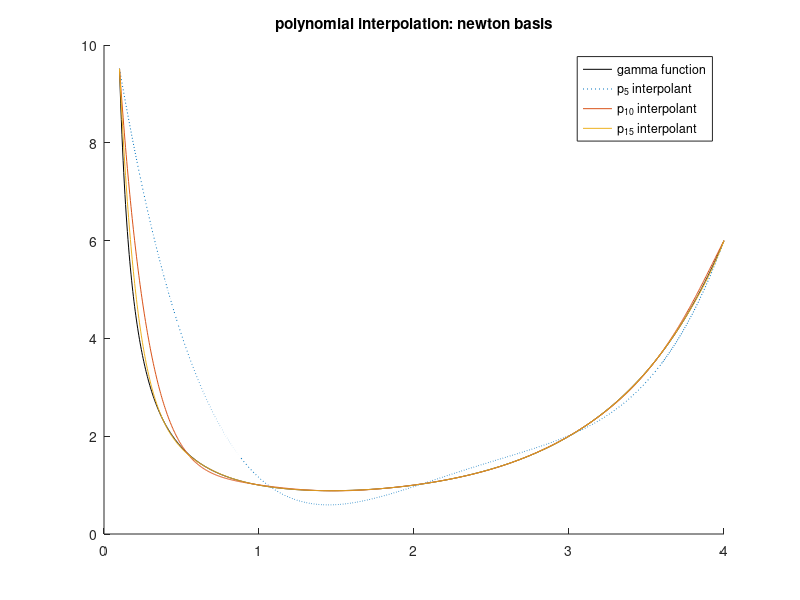
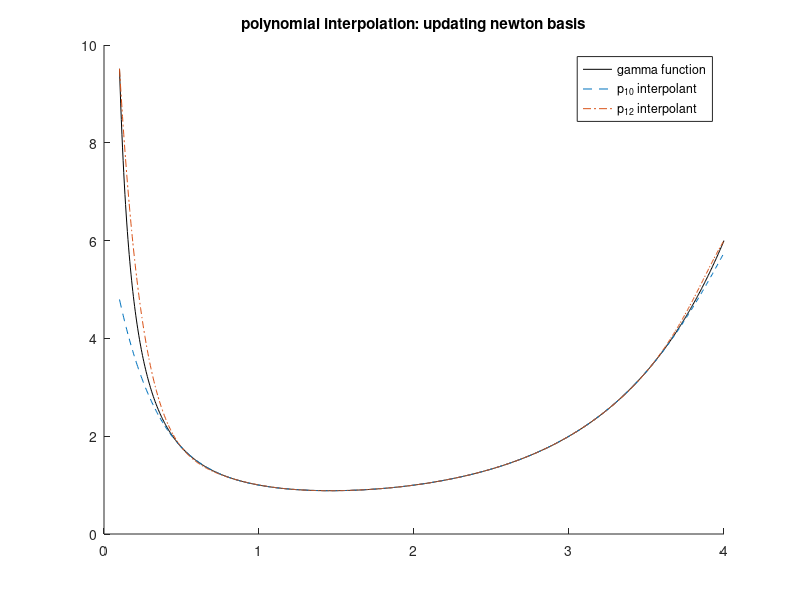

Recreate these plots in MATLAB, in order. (Note: this script raises an error after producing the figures.)
function hw3
close all
% problem 1: newton polynomial interpolation

% % test cases

% f = @(x) abs(x);
% % f = @(x) cos(x);
% xn = linspace(-5,5,10);
% [p] = newtonpoly(xn',f(xn)');
% xp = linspace(-5, 5, 200);
% xpp = linspace(-5, 6, 200);
% % plot(xp, f(xp), xp, polyval(p,xp))
% pnew = newtoncont(p,xn,6,f(6));
% plot(xp,f(xp),xp,hornersmethod(p,xp),xpp,hornersmethod(pnew,xpp))


figure(1)
xp = linspace(.1, 4, 1000);     % plotting points
hold on
plot(xp, gamma(xp),'k')
n = [5 10 15];                  % number of interpolation points
shape = [":"; "--"; "-."];
for i = 1:3
    x = linspace(.1, 4, n(i))';
    p = newtonpoly(x,gamma(x));
    plot(xp, hornersmethod(p, xp),shape(i))
end
title("polynomial interpolation: newton basis")
legend("\gamma function","p_5 interpolant","p_{10} interpolant","p_{15} interpolant")
hold off


figure(2)
hold on
plot(xp, gamma(xp),'k')
x = linspace(.5, 3.5, 10)';     % original set of interpolation pts
p = newtonpoly(x,gamma(x));
plot(xp, hornersmethod(p, xp),'--')     % plot first newton poly
pnew = newtoncont(p,x,.1,gamma(.1));    % adds (.1,gamma(.1))
x = [x; .1];
pnew = newtoncont(pnew,x,4,gamma(4));   % adds (4,gamma(4))
plot(xp, hornersmethod(pnew, xp),'-.')  % plots updated newton poly
title("polynomial interpolation: updating newton basis")
legend("\gamma function","p_{10} interpolant","p_{12} interpolant")
hold off


% problem 3: piecewise cubic Hermite polynomials
% computes f, f', f''
syms x
f = 1/(1+x^2); df = diff(f); ddf = diff(df);
f = matlabFunction(f); 
df = matlabFunction(df);
ddf = matlabFunction(ddf);
F = {f, df, ddf};           % collects f, f', f''

xp = linspace(-4, 4, 1000); % plotting points
N = [3 4 8];                % number of intervals
C = [0.4 1.0 0.4;           % plotting colors
     1.0 0.4 0.4;
     0.4 0.4 1.0];
T = ["piecewise interpolation of f=1/(1+x^2)";
     "first derivative of piecewise interpolant";
     "second derivative of piecewise interpolant"];
L = ["3 intervals", "5 intervals", "8 intervals"]; % titles
L = [L; L; L];
L(:,4) = ["f","f_{x}","f_{xx}"]'; % legend



for i = 1:3                 % for each number of intervals
    Fp = [];
    for j = 1:N(i)          % for each interval
        a=(j-1)*8/N(i) - 4; b=j*8/N(i) - 4;     % endpoints
        p = hermite(f,df,a,b);
        dp = polyder(p);
        ddp = polyder(dp);
        x = linspace(a, b, 8000/N(i));      % plotting domain
        A = [x; hornersmethod(p, x); hornersmethod(dp, x); hornersmethod(ddp, x)];
        Fp = [Fp A];                        % plotting points
    end
    for k = 1:3             % for each derivative of p
        figure(2+k)
        hold on
        plot(Fp(1,:),Fp(k+1,:),'color',C(i,:)) 
        hold off
    end
end
for i = 1:3                 % plot f,f',f''
    figure(2+i)
    g = cell2mat(F(i));
    hold on
    plot(xp, g(xp),'k')
    hold off
    title(T(i))
    legend(L(i,:))
end

% computes max error for each N
y = [];
for N = 1:100
    ymax = [];
    for j = 1:N
        a=(j-1)*8/N - 4; b=j*8/N - 4;
        p = hermite(f,df,a,b);
        x = linspace(a, b, 8000/N);
        ymax = [ymax max(abs(polyval(p,x)-f(x)))]; % max of each interval
    end
    y = [y max(ymax)]; % max over all the intervals
end
figure(6)
semilogy(y)
title("error bound on |H_N(x)-f(x)|")

% comments: we see convergence as expected, with slight variation
% between even and odd numbered intervals. 
end


function p = hermite(f,df,a,b)
% f, df: function and its derivative
% a, b: endpoints of interval
p = f(a)*Aj(a,b) + f(b)*Aj(b,a);        % match endpoints
p = df(a)*Bj(a,b) + df(b)*Bj(b,a) + p;  % match derivatives
end

function [p] = Aj(xj,xk)
% applies cubic hermite polynomials for continuity of p
p = conv([1 -xk]',[1 -xk]');
p = conv(p, [-2; 3*xj-xk]);
p = p./((xj-xk)^3);
end

function [p] = Bj(xj,xk)
% applies cubic hermite polynomials for continuity of p'
p = conv([1 -xk]',[1 -xk]');
p = conv(p,[1 -xj]');
p = p./((xj-xk)^2);
end

function [p] = newtonpoly(x,y)
% generates interpolating polynomial using newton basis
% input:    x, y: vectors of interpolation points
% output:   p: interpolating polynomial

n = length(x)-1;

% construct system to find coefficients of newton basis
b = ones(n+1,1);
A(:,1) = b;
for i = 1:n
     b = b .* (x-x(i));
     A(:,i+1) = b;
end
c = A\y;     % solve for coefficients

% iteratively create interpolating polynomial
q = 1;
p = q*c(1);
for j = 1:n
    q = conv(q,[1 -x(j)]);      % newton basis
    p = polyadd(p,c(j+1)*q');   % construct the polynomial
end
end

function w = polyadd(u, v)
% adds coefficient vectors of polynomials
% u, v are column vectors, w is their sum

n1 = length(u);
n2 = length(v);

% matches length
if n1 < n2
    u = [zeros(n2-n1,1); u];
elseif n1 > n2
    v = [zeros(n1-n2,1); v];
end
w = u+v;  
end

function b = hornersmethod(p, x)
% evaluates polynomial
% input:    p: vec, polynomial coefficients
%           x: plotting domain
% output:   b: p evaluated at x

n = length(p)-1;
b = p(1);
for i = 1:n
    b = p(1+i) + b.*x; % horner's method step
end
end

function pnew = newtoncont(p,x,xnew,ynew)
% updates newton poly with new point
% input:    p: old newton poly
%           x: set of interpolation points
%           xnew, ynew: new data point
% output:   pnew: new newton poly

q = 1;
for j = 1:length(p)
    q = conv(q,[1 -x(j)]);  % newton basis function q_{n+1}
end
c = ynew-polyval(p,xnew);   % evaluates c_{n+1}  
c = c/polyval(q,xnew);
pnew = polyadd(p,c*q');     % updates p
end